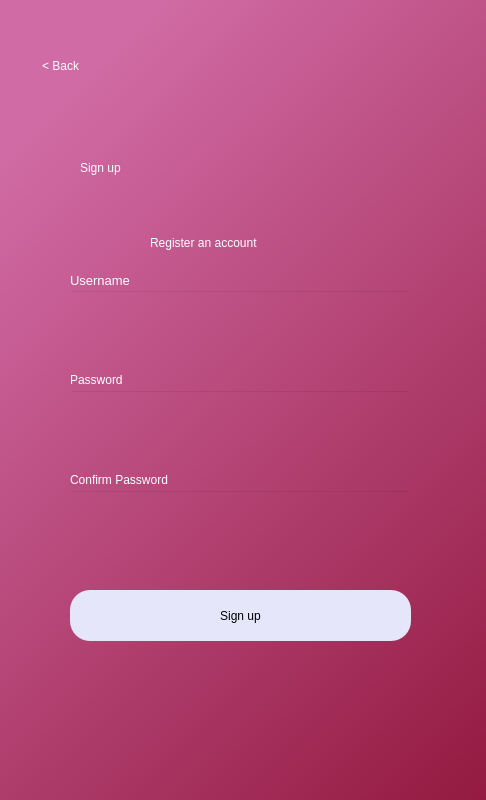
<?xml version="1.0" encoding="UTF-8"?>
<ui version="4.0">
 <class>Dialog</class>
 <widget class="QDialog" name="Dialog">
  <property name="geometry">
   <rect>
    <x>0</x>
    <y>0</y>
    <width>486</width>
    <height>800</height>
   </rect>
  </property>
  <property name="minimumSize">
   <size>
    <width>486</width>
    <height>800</height>
   </size>
  </property>
  <property name="maximumSize">
   <size>
    <width>486</width>
    <height>800</height>
   </size>
  </property>
  <property name="windowTitle">
   <string>Dialog</string>
  </property>
  <widget class="QWidget" name="bgwidget" native="true">
   <property name="geometry">
    <rect>
     <x>0</x>
     <y>0</y>
     <width>851</width>
     <height>821</height>
    </rect>
   </property>
   <property name="styleSheet">
    <string notr="true">QWidget#bgwidget{
background-color:qlineargradient(spread:pad, x1:0.091, y1:0.101636, x2:0.991379, y2:0.977, stop:0 rgba(209, 107, 165, 255), stop:1 rgba(128, 0, 32, 255));}</string>
   </property>
   <widget class="QLabel" name="label">
    <property name="geometry">
     <rect>
      <x>80</x>
      <y>110</y>
      <width>319</width>
      <height>116</height>
     </rect>
    </property>
    <property name="styleSheet">
     <string notr="true">font: 72pt &quot;MS Shell Dlg 2&quot;; color:rgb(255, 255, 255)</string>
    </property>
    <property name="text">
     <string>Sign up</string>
    </property>
   </widget>
   <widget class="QLabel" name="label_2">
    <property name="geometry">
     <rect>
      <x>150</x>
      <y>230</y>
      <width>186</width>
      <height>25</height>
     </rect>
    </property>
    <property name="styleSheet">
     <string notr="true">font: 16pt &quot;MS Shell Dlg 2&quot;;color:rgb(255, 255, 255)</string>
    </property>
    <property name="text">
     <string>Register an account</string>
    </property>
   </widget>
   <widget class="QPushButton" name="signup">
    <property name="geometry">
     <rect>
      <x>70</x>
      <y>590</y>
      <width>341</width>
      <height>51</height>
     </rect>
    </property>
    <property name="styleSheet">
     <string notr="true">border-radius:20px;
background-color: rgb(230, 230, 250);
font: 14pt &quot;MS Shell Dlg 2&quot;;</string>
    </property>
    <property name="text">
     <string>Sign up</string>
    </property>
   </widget>
   <widget class="QLineEdit" name="usernamefield">
    <property name="geometry">
     <rect>
      <x>70</x>
      <y>290</y>
      <width>341</width>
      <height>51</height>
     </rect>
    </property>
    <property name="styleSheet">
     <string notr="true">background-color:rgba(0,0,0,0);
font: 12pt &quot;MS Shell Dlg 2&quot;;
color:rgb(255, 255, 255);</string>
    </property>
    <property name="text">
     <string/>
    </property>
   </widget>
   <widget class="QLineEdit" name="passwordfield">
    <property name="geometry">
     <rect>
      <x>70</x>
      <y>390</y>
      <width>341</width>
      <height>51</height>
     </rect>
    </property>
    <property name="styleSheet">
     <string notr="true">background-color:rgba(0,0,0,0);
font: 12pt &quot;MS Shell Dlg 2&quot;;
color:rgb(255, 255, 255);</string>
    </property>
   </widget>
   <widget class="QLabel" name="label_3">
    <property name="geometry">
     <rect>
      <x>70</x>
      <y>270</y>
      <width>81</width>
      <height>20</height>
     </rect>
    </property>
    <property name="font">
     <font>
      <family>MS Shell Dlg 2</family>
      <pointsize>10</pointsize>
      <weight>50</weight>
      <italic>false</italic>
      <bold>false</bold>
     </font>
    </property>
    <property name="styleSheet">
     <string notr="true">font: 10pt &quot;MS Shell Dlg 2&quot;; color:rgb(255, 255, 255)</string>
    </property>
    <property name="text">
     <string>Username</string>
    </property>
   </widget>
   <widget class="QLabel" name="label_4">
    <property name="geometry">
     <rect>
      <x>70</x>
      <y>370</y>
      <width>81</width>
      <height>20</height>
     </rect>
    </property>
    <property name="styleSheet">
     <string notr="true">font: 10pt &quot;MS Shell Dlg 2&quot;;color:rgb(255, 255, 255)</string>
    </property>
    <property name="text">
     <string>Password</string>
    </property>
   </widget>
   <widget class="QLabel" name="error">
    <property name="geometry">
     <rect>
      <x>70</x>
      <y>550</y>
      <width>341</width>
      <height>31</height>
     </rect>
    </property>
    <property name="styleSheet">
     <string notr="true">font: 12pt &quot;MS Shell Dlg 2&quot;; color:rgb(255, 255, 255);</string>
    </property>
    <property name="text">
     <string/>
    </property>
   </widget>
   <widget class="QLabel" name="label_5">
    <property name="geometry">
     <rect>
      <x>70</x>
      <y>470</y>
      <width>141</width>
      <height>20</height>
     </rect>
    </property>
    <property name="styleSheet">
     <string notr="true">font: 10pt &quot;MS Shell Dlg 2&quot;;color:rgb(255, 255, 255)</string>
    </property>
    <property name="text">
     <string>Confirm Password</string>
    </property>
   </widget>
   <widget class="QLineEdit" name="confirmpasswordfield">
    <property name="geometry">
     <rect>
      <x>70</x>
      <y>490</y>
      <width>341</width>
      <height>51</height>
     </rect>
    </property>
    <property name="styleSheet">
     <string notr="true">background-color:rgba(0,0,0,0);
font: 12pt &quot;MS Shell Dlg 2&quot;;
color:rgb(255, 255, 255);</string>
    </property>
   </widget>
   <widget class="QPushButton" name="goback">
    <property name="geometry">
     <rect>
      <x>20</x>
      <y>20</y>
      <width>81</width>
      <height>91</height>
     </rect>
    </property>
    <property name="styleSheet">
     <string notr="true">border-radius:20px;
font: 14pt &quot;MS Shell Dlg 2&quot;; color:rgb(255, 255, 255)</string>
    </property>
    <property name="text">
     <string>&lt; Back</string>
    </property>
   </widget>
  </widget>
 </widget>
 <tabstops>
  <tabstop>usernamefield</tabstop>
  <tabstop>passwordfield</tabstop>
  <tabstop>confirmpasswordfield</tabstop>
  <tabstop>signup</tabstop>
  <tabstop>goback</tabstop>
 </tabstops>
 <resources/>
 <connections/>
</ui>
